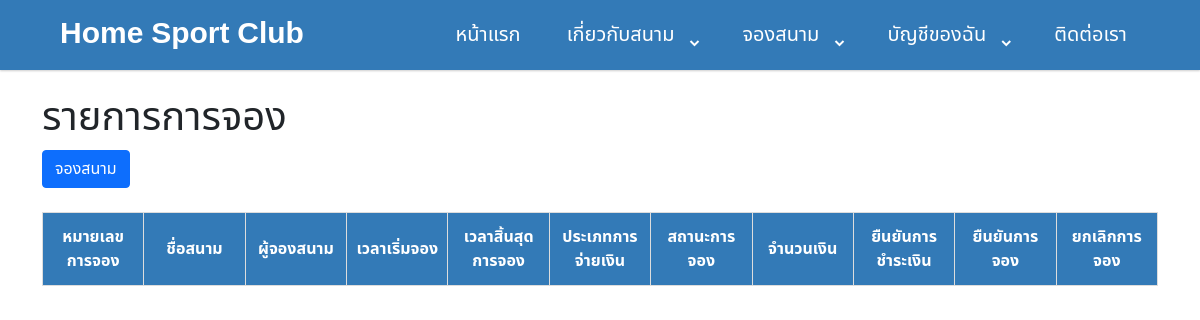
Page /badminton/booking_list.php (signed in) on the earlier database version.
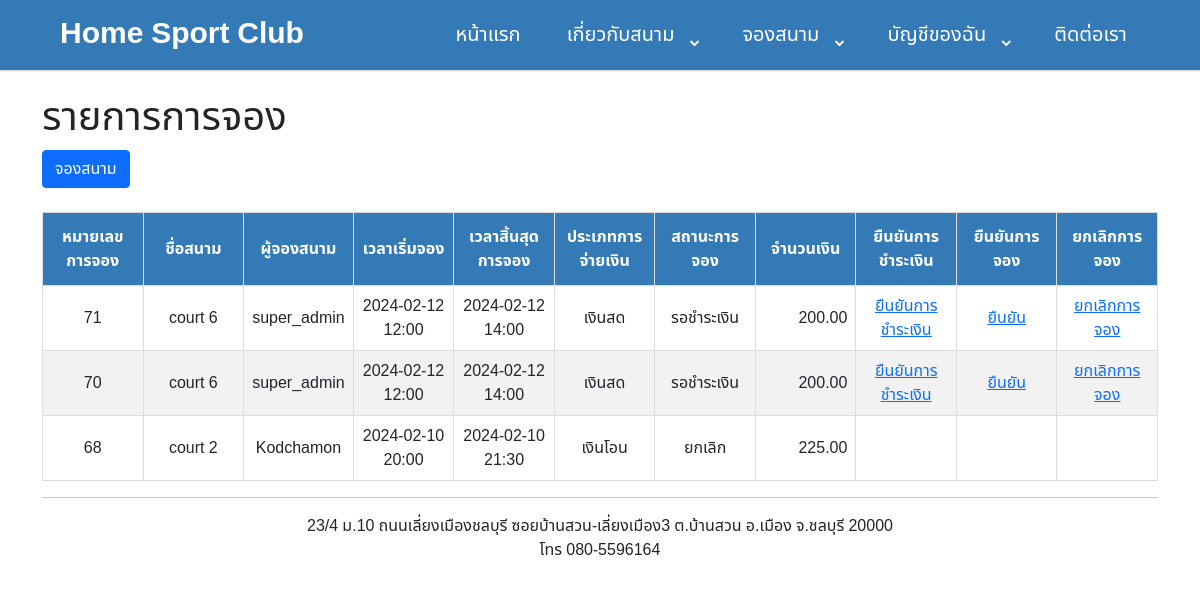
Same page on the later database version.
### tables this page shows
CREATE TABLE `t_booking` (
  `booking_id` int(11) NOT NULL,
  `user_id` int(11) NOT NULL COMMENT 't_user',
  `court_id` int(11) NOT NULL COMMENT 'm_court',
  `booking_start_time` datetime NOT NULL,
  `booking_end_time` datetime NOT NULL,
  `payment_type_id` int(11) NOT NULL,
  `payment_id` int(11) DEFAULT NULL COMMENT 't_payment',
  `booking_status` tinyint(4) NOT NULL DEFAULT 1,
  `booking_amount` decimal(10,2) NOT NULL,
  `promotion_id` int(11) DEFAULT NULL,
  `create_date` datetime NOT NULL,
  `edit_date` datetime DEFAULT NULL,
  `create_by` int(11) NOT NULL COMMENT 't_user',
  `edit_by` int(11) DEFAULT NULL COMMENT 't_user',
  `del` tinyint(1) NOT NULL
);

CREATE TABLE `m_court` (
  `court_id` int(11) NOT NULL,
  `court_name` varchar(255) NOT NULL,
  `court_image` varchar(32) NOT NULL COMMENT 'm_image',
  `court_status` tinyint(1) NOT NULL
);

CREATE TABLE `t_user` (
  `user_id` int(11) NOT NULL,
  `user_name` varchar(50) NOT NULL,
  `user_tel` varchar(32) NOT NULL,
  `user_username` varchar(20) NOT NULL,
  `user_password` varchar(64) NOT NULL,
  `user_type` int(11) NOT NULL COMMENT 'm_user_type',
  `image_name` varchar(50) DEFAULT NULL,
  `create_date` datetime NOT NULL,
  `edit_date` datetime DEFAULT NULL,
  `create_by` int(11) NOT NULL COMMENT 't_user',
  `edit_by` int(11) DEFAULT NULL COMMENT 't_user',
  `del` tinyint(1) NOT NULL
);

CREATE TABLE `m_payment_type` (
  `payment_type_id` int(11) NOT NULL,
  `payment_type_name` varchar(32) NOT NULL
);

### badminton/booking_list.php (the view, shortened to what the changed rows need)
<?php
include 'common/connect.php';
include "header.php";
?>
<!DOCTYPE html>
<html lang="en">
<head>
    <link href='https://unpkg.com/boxicons@2.0.7/css/boxicons.min.css' rel='stylesheet'>
    <link rel="stylesheet" href="css/boostrap/css/bootstrap.min.css">
    <link rel="stylesheet" href="css/mytable.css">
</head>
<body>
    <div class="container">
        <br>
        <h1>รายการการจอง</h1>
        <a href="add_booking.php" type="button" class="btn btn-primary" >จองสนาม</a> <BR>
        <table id="customers">
            <BR>
            <thead>
                <tr>
                    <th width="9%">หมายเลขการจอง</th>
                    <th width="9%">ชื่อสนาม</th>
                    <th width="9%">ผู้จองสนาม</th>
                    <th width="9%">เวลาเริ่มจอง</th>
                    <th width="9%">เวลาสิ้นสุดการจอง</th>
                    <th width="9%">ประเภทการจ่ายเงิน</th>
                    <th width="9%">สถานะการจอง</th>
                    <th width="9%">จำนวนเงิน</th>
                    <th width="9%">ยืนยันการชำระเงิน</th>
                    <th width="9%" <?php echo $style; ?>>ยืนยันการจอง</th>
                    <th width="9%">ยกเลิกการจอง</th>
                </tr>
            </thead>
            <tbody>
                <?php
                $date_now = date("Y-m-d");
                $sql = "";
                if ($_SESSION["type"] == 1) {
                    $sql = "SELECT
                                tb.booking_id,
                                tb.user_id,
                                tu.user_name,
                                tb.court_id,
                                mc.court_name,
                                tb.booking_start_time,
                                tb.booking_end_time,
                                tb.booking_status,
                                tb.booking_amount,
                                tb.payment_id,
                                mpt.payment_type_id,
                                mpt.payment_type_name,
                                tb.create_date
                            FROM
                                `t_booking` tb
                            LEFT JOIN `m_payment_type` mpt ON
                                mpt.payment_type_id = tb.payment_type_id
                            LEFT JOIN `t_user` tu ON
                                tu.user_id = tb.user_id
                            LEFT JOIN `m_court` mc ON
                                mc.court_id = tb.court_id
                            WHERE tb.booking_start_time > '$date_now'
                            ORDER BY tb.create_date DESC;";
                }
                $result = mysqli_query($conn, $sql);
                if (!mysqli_num_rows($result)) {
                    return;
                }
                while ($row = mysqli_fetch_assoc($result)) {
                    $booking_start_time = date("Y-m-d H:i", strtotime($row["booking_start_time"]));
                    $booking_end_time = date("Y-m-d H:i", strtotime($row["booking_end_time"]));
                    echo "<td>" . $row["booking_id"] .  "</td> ";
                    echo "<td>" . $row["court_name"] .  "</td> ";
                    echo "<td>" . $row["user_name"] .  "</td> ";
                    echo "<td>" . $booking_start_time .  "</td> ";
                    echo "<td>" . $booking_end_time .  "</td> ";
                    echo "<td>" . $row["payment_type_name"] .  "</td> ";
                    if ($row["booking_status"] == 1) {
                        if(!isset($row["payment_id"])){
                            echo "<td> รอชำระเงิน </td> ";
                        }else{
                            echo "<td> รอยืนยัน </td> ";
                        }
                    } else if($row["booking_status"] == 2){
                        echo "<td> ชำระเงินแล้ว </td> ";
                    } else {
                        echo "<td> ยกเลิก </td> ";
                    }
                    echo "<td style='text-align: right;'>" . $row["booking_amount"] .  "</td> ";
                    if ($row["booking_status"] == 1) {
                        if(!isset($row["payment_id"])){
                            echo "<td><a href='submit_payment.php?id=$row[booking_id]'>ยืนยันการชำระเงิน</a></td> ";
                        }else{
                            echo "<td>  </td> ";
                        }
                        if($_SESSION["type"]==1){
                            echo "<td><a href='controllers/update_booking.php?id=$row[booking_id]' onclick=\"return confirm('ยืนยันการจองใช่หรือไม่')\">ยืนยัน</a></td> ";
                        }
                        echo "<td><a href='controllers/cancel_booking.php?id=$row[booking_id]' onclick=\"return confirm('ยกเลิกการจองใช่หรือไม่')\">ยกเลิกการจอง</a></td> ";
                    }else{
                        echo "<td>  </td> ";
                        if($_SESSION["type"]==1){
                            echo "<td>  </td> ";
                        }
                        echo "<td>  </td> ";
                    }
                }
                echo "</table>";
                ?>
    </div>
    <?php include "footer.php" ?>
</body>
</html>

### badminton/footer.php (shortened to what the changed rows need)
<!DOCTYPE html>
<html lang="en">
<head>
</head>
<body>
<footer class="sticky-footer bg-white">
    <div class="container my-auto">
        <div class="copyright text-center my-auto">
            <hr>
            <span>23/4 ม.10 ถนนเลี่ยงเมืองชลบุรี ซอยบ้านสวน-เลี่ยงเมือง3 ต.บ้านสวน อ.เมือง จ.ชลบุรี 20000</span>
            <p>โทร 080-5596164</p>
        </div>
    </div>
</footer>
</body>
</html>

Differences in the rows shown:
added t_booking: booking "71", court.court_name "court 6", t_user.user_name "super_admin", booking_start_time "2024-02-12 12:00", booking_end_time "2024-02-12 14:00", payment_type.payment_type_name "เงินสด", booking_status "รอชำระเงิน", booking_amount "200.00"
added t_booking: booking "70", court.court_name "court 6", t_user.user_name "super_admin", booking_start_time "2024-02-12 12:00", booking_end_time "2024-02-12 14:00", payment_type.payment_type_name "เงินสด", booking_status "รอชำระเงิน", booking_amount "200.00"
added t_booking: booking "68", court.court_name "court 2", t_user.user_name "Kodchamon", booking_start_time "2024-02-10 20:00", booking_end_time "2024-02-10 21:30", payment_type.payment_type_name "เงินโอน", booking_status "ยกเลิก", booking_amount "225.00"
Other differences:
text now shown: "23/4 ม.10 ถนนเลี่ยงเมืองชลบุรี ซอยบ้านสวน-เลี่ยงเมือง3 ต.บ้านสวน อ.เมือง จ.ชลบุรี 20000 โทร 080-5596164"
